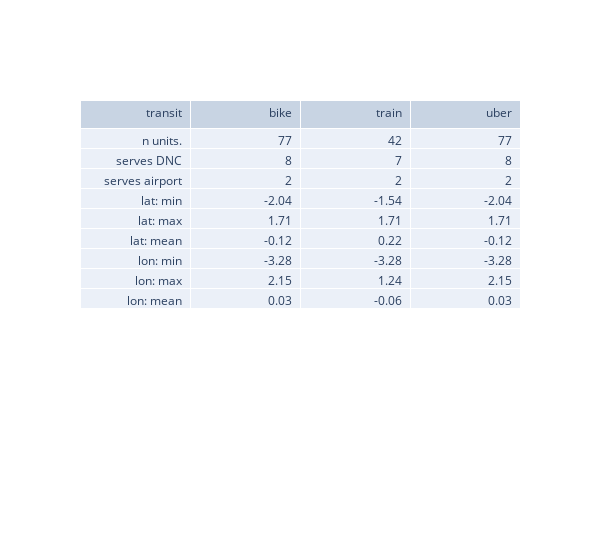

Notebook source saved alongside this figure:
### Code cell
plot_data = spacelike_stats(comm_panel)

fig = go.Figure(data=[go.Table(
    header=dict(values=['transit'] + list(plot_data.columns),
                align='right'),
    cells=dict(values=[plot_data.index, plot_data.bike, plot_data.train, plot_data.uber],
               align='right'))
])
fig.update_layout(width=600)
# fig.write_json("../../../reports/replication/baseline-table.json")
# fig.show()

### Figure 1 — Plotly figure (JSON) as saved in the notebook; plotly's stock layout.template omitted (floating-point values rounded to 4 significant figures)
{"data": [{"cells": {"align": "right", "values": [["n units.", "serves DNC", "serves airport", "lat: min", "lat: max", "lat: mean", "lon: min", "lon: max", "lon: mean"], [77, 8, 2, -2.04, 1.71, -0.12, -3.28, 2.15, 0.03], [42, 7, 2, -1.54, 1.71, 0.22, -3.28, 1.24, -0.06], [77, 8, 2, -2.04, 1.71, -0.12, -3.28, 2.15, 0.03]]}, "header": {"align": "right", "values": ["transit", "bike", "train", "uber"]}, "type": "table"}], "layout": {"width": 600}}
